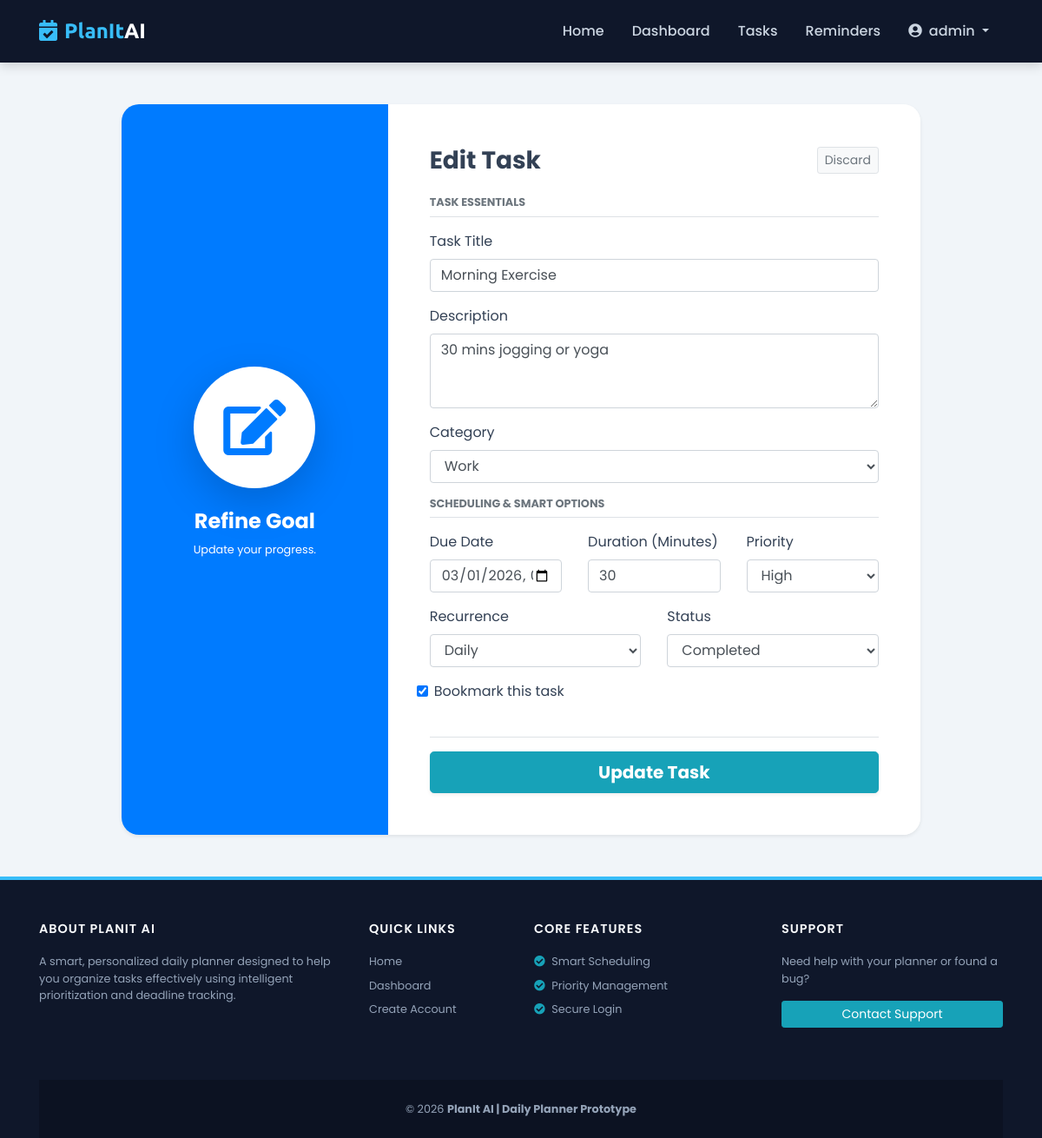
The page /task/edit/2/ (signed in) on the database its author committed.
### myapp/models.py (models this page shows, shortened)
class Task(models.Model):
    PRIORITY_CHOICES = (
        (1, 'High'),
        (2, 'Medium'),
        (3, 'Low'),
    )
    STATUS_CHOICES = (
        ('pending', 'Pending'),
        ('completed', 'Completed'),
        ('overdue', 'Overdue'),
    )
    RECURRENCE_CHOICES = (
        ('none', 'None'),
        ('daily', 'Daily'),
        ('weekly', 'Weekly'),
        ('monthly', 'Monthly'),
    )
    task_id = models.AutoField(primary_key=True)
    user = models.ForeignKey(CustomerUser, on_delete=models.CASCADE, related_name='tasks')
    category = models.ForeignKey(Category, on_delete=models.SET_NULL, null=True, blank=True)
    title = models.CharField(max_length=255)
    description = models.TextField(blank=True, null=True)
    priority = models.IntegerField(choices=PRIORITY_CHOICES, default=2)
    due_date = models.DateTimeField()
    duration_minutes = models.IntegerField(default=60)
    status = models.CharField(max_length=20, choices=STATUS_CHOICES, default='pending')
    completed_at = models.DateTimeField(blank=True, null=True)
    recurrence_pattern = models.CharField(
        max_length=20,
        choices=RECURRENCE_CHOICES,
        default='none'
    )
    bookmarked = models.BooleanField(default=False)
    is_deleted = models.BooleanField(default=False)
    created_at = models.DateTimeField(auto_now_add=True)
    updated_at = models.DateTimeField(auto_now=True)
    class Meta:
        ordering = ['priority', 'due_date']
        indexes = [
            models.Index(fields=['user', 'priority']),
            models.Index(fields=['due_date']),
            models.Index(fields=['status']),
        ]

### myapp/views.py (the view)
# urls.py: path('task/edit/<int:task_id>/', views.edit_task, name='edit_task'),
def edit_task(request, task_id):
    user = get_logged_in_user(request)
    if not user:
        return redirect('login')
    task = get_object_or_404(Task, task_id=task_id, user=user)
    if request.method == "POST":
        form = TaskForm(request.POST, instance=task)
        if form.is_valid():
            form.save()
            ActivityLog.objects.create(
                user=user,
                action='update_task',
                description=f'Task updated: "{task.title}"'
            )
            messages.success(request, "Task updated successfully.")
            return redirect('dashboard')
    else:
        form = TaskForm(instance=task)
    return render(request, 'task_form.html', {'form': form})

### myapp/models.py (called while the page is built)
    def __str__(self):
        return self.name

### myapp/views.py (called while the page is built)
def get_logged_in_user(request):
    user_id = request.session.get('user_id')
    if not user_id:
        return None
    return CustomerUser.objects.filter(user_id=user_id).first()

### templates/task_form.html (shortened to what this page needs)
{% extends "base.html" %}
{% block content %}
<div class="container my-5">
    <div class="row justify-content-center">
        <div class="col-lg-10">
            <div class="card border-0 shadow-sm overflow-hidden" style="border-radius: 20px;">
                <div class="row no-gutters">
                    <div class="col-md-4 bg-primary text-white p-5 d-flex flex-column justify-content-center text-center">
                        <div class="mb-4">
                            <div class="bg-white rounded-circle d-inline-flex align-items-center justify-content-center shadow-lg" style="width: 140px; height: 140px;">
                                {% if form.instance.pk %}
                                    <i class="fas fa-edit fa-4x text-primary"></i>
                                {% else %}
                                    <i class="fas fa-plus-circle fa-4x text-primary"></i>
                                {% endif %}
                            </div>
                        </div>
                        <h4 class="font-weight-bold">
                            {% if form.instance.pk %}Refine Goal{% else %}New Goal{% endif %}
                        </h4>
                        <p class="small opacity-75">
                            {% if form.instance.pk %}Update your progress.{% else %}Start something productive.{% endif %}
                        </p>
                    </div>
                    <div class="col-md-8 bg-white p-5">
                        <div class="d-flex justify-content-between align-items-center mb-4">
                            <h3 class="font-weight-bold mb-0">
                                {% if form.instance.pk %}Edit Task{% else %}Create Task{% endif %}
                            </h3>
                            <a href="{% url 'dashboard' %}" class="btn btn-sm btn-light border text-muted">
                                Discard
                            </a>
                        </div>
                        <form method="post">
                            <h6 class="text-uppercase text-muted small font-weight-bold mb-3 border-bottom pb-2">
                                Task Essentials
                            </h6>
                            <div class="form-group mb-3">
                                <label>Task Title</label>
                                {{ form.title }}
                            </div>
                            <div class="form-group mb-3">
                                <label>Description</label>
                                {{ form.description }}
                            </div>
                            <div class="form-group mb-3">
                                <label>Category</label>
                                {{ form.category }}
                            </div>
                            <h6 class="text-uppercase text-muted small font-weight-bold mb-3 border-bottom pb-2">
                                Scheduling & Smart Options
                            </h6>
                            <div class="row">
                                <div class="col-md-4 mb-3">
                                    <label>Due Date</label>
                                    {{ form.due_date }}
                                </div>
                                <div class="col-md-4 mb-3">
                                    <label>Duration (Minutes)</label>
                                    {{ form.duration_minutes }}
                                </div>
                                <div class="col-md-4 mb-3">
                                    <label>Priority</label>
                                    {{ form.priority }}
                                </div>
                                <div class="col-md-6 mb-3">
                                    <label>Recurrence</label>
                                    {{ form.recurrence_pattern }}
                                </div>
                                <div class="col-md-6 mb-3">
                                    <label>Status</label>
                                    {{ form.status }}
                                </div>
                                <div class="col-md-12 mb-3 form-check">
                                    {{ form.bookmarked }}
                                    <label class="form-check-label">Bookmark this task</label>
                                </div>
                            </div>
                            <div class="mt-4 pt-3 border-top">
                                <button type="submit" class="btn btn-info btn-lg btn-block shadow-sm font-weight-bold">
                                    {% if form.instance.pk %}Update Task{% else %}Create Task{% endif %}
                                </button>
                            </div>
                        </form>
                    </div>
                </div>
            </div>
        </div>
    </div>
</div>
{% endblock %}

### templates/base.html (style rules this page uses)
:root { --primary-color: #0f172a; --accent-color: #38bdf8; --high-priority: #ef4444; --low-priority: #22c55e; --light-bg: #f1f5f9; }
body { font-family: 'Poppins', sans-serif; background-color: var(--light-bg); color: #334155; display: flex; flex-direction: column; min-height: 100vh; }

### rows shown on the page
Task: title "Morning Exercise", description "30 mins jogging or yoga", category "Work", due_date "03/01/2026 07:00", duration_minutes "30", priority "High", recurrence_pattern "Daily", status "Completed", bookmarked "☑"

### other values the page prints
{{ request.session.username }} "admin"
